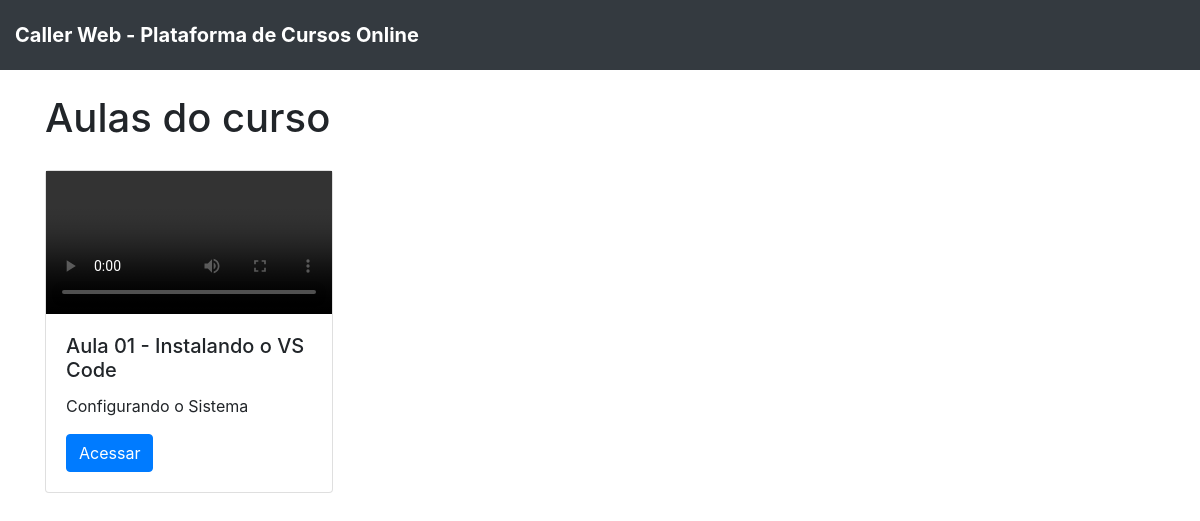
Screenshot of /home/curso/2 (signed in) with the database file from the repository.
### cursos/models.py (models this page shows, shortened)
class Aulas(models.Model):
    nome = models.CharField(max_length = 100)
    descricao = models.TextField()
    aula = models.FileField(upload_to = "aulas")
    curso = models.ForeignKey(Cursos, on_delete = models.DO_NOTHING)

### cursos/views.py (the view)
# urls.py: path('curso/<int:id>', views.curso, name = 'curso'),
def curso(request, id):
    if request.session.get('usuario'):
        aulas = Aulas.objects.filter(curso = id)
        request_usuario = request.session.get('usuario')
        return render(request, 'curso.html', {'aulas': aulas, 'request_usuario': request_usuario})
    else:
        return redirect('/auth/login/?status=2')

### cursos/templates/curso.html (shortened to what this page needs)
{% extends 'base.html'%}
{% block 'body' %}
<div class="container">
  <br>
  <h1>Aulas do curso</h1>
  <div class="row">
      {% for i in aulas %}
          <div style="margin-top: 20px;" class="col-md">
              <div class="card" style="width: 18rem;">
                <video src="{{i.aula.url}}" type="video/mp4" controls>
                  <source >
                </video>
                  <div class="card-body">
                    <h5 class="card-title">{{i.nome}}</h5>
                    <p class="card-text">{{i.descricao}}</p>
                    <a href="{% url 'aula' i.id%}" class="btn btn-primary">Acessar</a>
                  </div>
                </div>
          </div>
      {% endfor %}
  </div>
</div>
{% endblock %}

### rows the page displays
Aulas: nome "Aula 01 - Instalando o VS Code", descricao "Configurando o Sistema"
